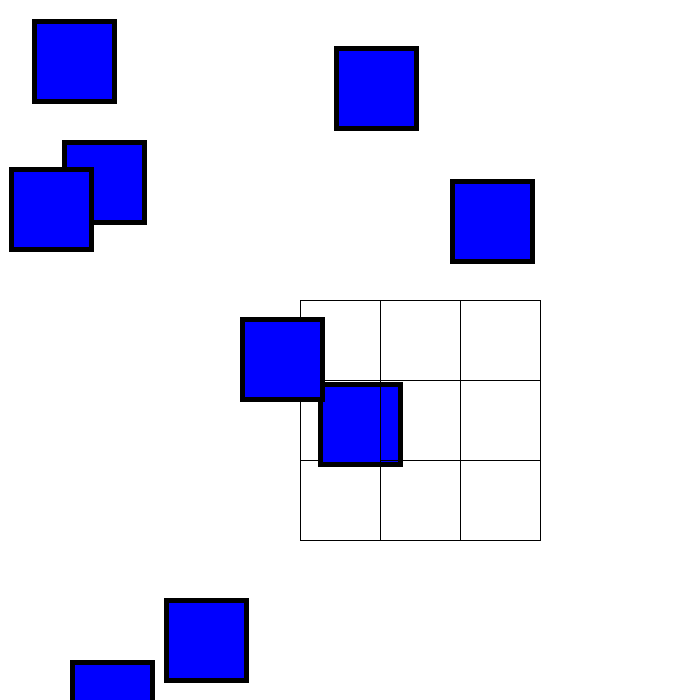
Frame 1 (no input)
Frame 60 (the mouse pressed at the canvas centre just before this capture): identical to frame 1, image omitted
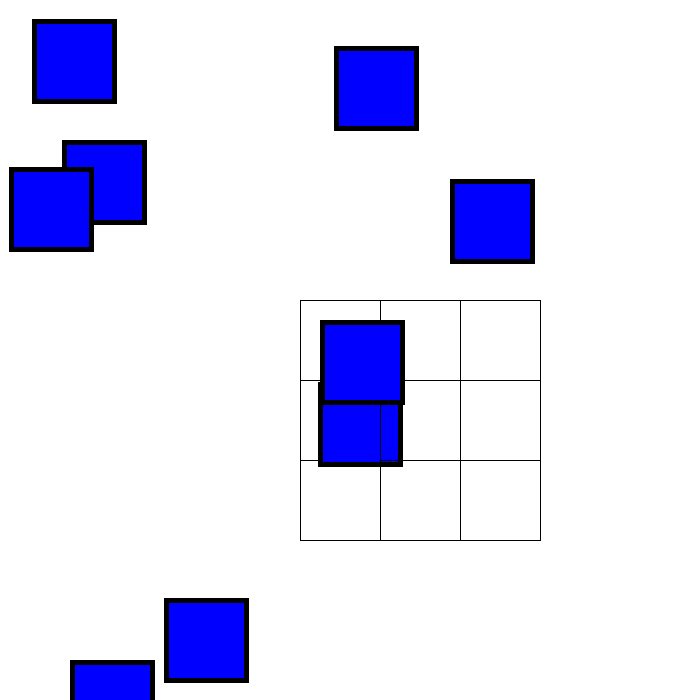
Frame 120 (the mouse held since frame 60 and released just before this capture)

The Processing sketch that drew these frames (run headless with seeded random() and noise(); from frame 60 on, the mouse is pressed at the canvas centre):

// Processing sketch: processing_148315
// ── processing_148315.pde

//array

Rubix[] cube = new Rubix[9]; //declare name and array
//(set # of "slots" in second []

int onCube = 0;


//Rubix cube1;
//Rubix cube2;
//Rubix cube3;
//Rubix cube4;
//Rubix cube5;
//Rubix cube6;
//Rubix cube7;
//Rubix cube8;
//Rubix cube9;

void setup(){
  size(700, 700);
  background(255);
  smooth();
  
  
  //initialize array using for loop (length=number of slots)
  
  for(int i = 0; i < cube.length/3; i++){
    cube[i] = new Rubix(300,300+(i*80),int(random(width)),int(random(height)), i); 
    
  }
    for(int i = cube.length/3; i < (cube.length/3)*2; i++){
    int j = int(map(i,3,5,0,2));
    cube[i] = new Rubix(380,300+(j*80),int(random(width)),int(random(height)), i);
     
      
  }
    for(int i = (cube.length/3)*2; i < (cube.length/3)*3; i++){
    int j = int(map(i,6,8,0,2));
    cube[i] = new Rubix(460,300+(j*80),int(random(width)),int(random(height)), i);
    
  }

}
  
//cube1 = new Rubix(300,300,25,25);
//cube2 = new Rubix(300,380,125,270);
//cube3 = new Rubix(300, 460, 500, 550);


//cube4 = new Rubix(380, 300, 10, 590);
//cube5 = new Rubix(380, 380, 350, 40);
//cube6 = new Rubix(380, 460, 600, 5);
//cube7 = new Rubix(460, 300, 100, 420);
//cube8 = new Rubix(460, 380, 520, 210);
//cube9 = new Rubix(460, 460, 17, 120);


//}

void draw(){
  background(255);
  
  //cube1.update();
  //cube1.display();
  
  //cube2.update();
  //cube2.display();
  
  //cube3.update();
  //cube3.display();
  
  //cube4.update();
  //cube4.display();
  
  //cube5.update();
  //cube5.display();
  
  //cube6.update();
  //cube6.display();
  
  //cube7.update();
  //cube7.display();
  
  //cube8.update();
  //cube8.display();
  
  //cube9.update();
  //cube9.display();
  
//  for(int i = 0; i < cube.length; i++){
//    cube[i].update(); //math
//    cube[i].display(); //visual
//  }
 
    for(int i = 0; i < cube.length; i++){
          cube[i].update(); //math
          cube[i].display(); //visual
  }

  println(onCube);
  
  
}

void mousePressed(){
   for(int i = 0; i < cube.length; i++){
         
      if(dist(cube[i].x1, cube[i].y1, mouseX-(cube[i].s/2), mouseY-(cube[i].s/2)) < cube[i].s){ 
      onCube = i;
   }
     
     
  }
}





//class block
class Rubix{
  
  //variables declared here
int s = 80;
int x1;
int y1;
int x2;
int y2;
int x;
int y;
int i = 2;
int t = 100;
int r;
int g;
int b;
int offset;
int cubeNum;

//class constructor
  
  Rubix(int tx, int ty, int vx, int vy, int cn){
    
    //variables initialized ("set up") here
    
 x1 = vx;
 y1 = vy;
 x2 = tx;
 y2 = ty;
 r = 255;
 g = 0;
 b = 0;
 offset = int(random(0,20));
 cubeNum = cn;
    
  }
  //method
  void update(){
    
    //variables that get updated
    
      if (mousePressed && onCube == cubeNum){
    
   if(dist(x1, y1, mouseX-(s/2), mouseY-(s/2)) < s){ 
    x1 = (mouseX-(s/2))+offset; //if mouse is pressed, then the rectangle will follow the mouse
    y1 = (mouseY-(s/2))+offset;
   }
 
  }
  
if(dist(x1,y1,x2,y2) < 8){ //if the red square is moved over the invisible square, it will turn blue
  r = int(random(0,255));
  g = int(random(0,255));
  b = int(random(0,255));
}else{
  r = 0;
  g = 0;
  b = 255;
}
  
    
  }
  
  void display(){
  
  strokeWeight(1);  
  noFill();
  rect(x2,y2,s,s); //invisible square
  
  
  
  fill(r,g,b);
  strokeWeight(5);
  stroke(0);
  rect(x1, y1, s,s);//red or blue rectangle
  
  
  
  
  
  
    
    //anything in your "object" that gets drawn to the screen
    
  }
  
}
